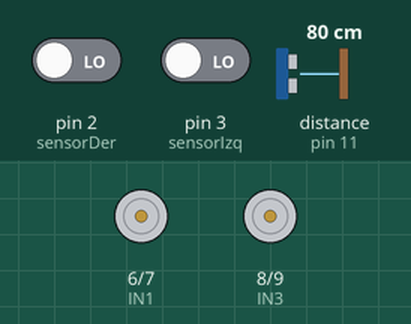
This sketch was run on a simulated Arduino Uno, built with avr-gcc and run on an emulated ATmega328P. Parts: motor-driver pin pairs drawn as motors (green arrow = first pin HIGH = forward, orange = second pin HIGH = backward, longer = more drive, scaled by the enable pin). Wiring (inferred from the names in the program): ultrasonic range finder: trigger pin 12; echo pin 11. The inputs (shaded band) are chosen by the test bench; at power-on: pin 2 (sensorDer) LOW, distance to the obstacle (sensor on pin 11) 80 cm, pin 3 (sensorIzq) LOW. The echo pulse lasts 58.3 µs per cm.

Above: at 1.2 s.
1.3 s: pin 2 (sensorDer) driven HIGH
At 2.2 s:
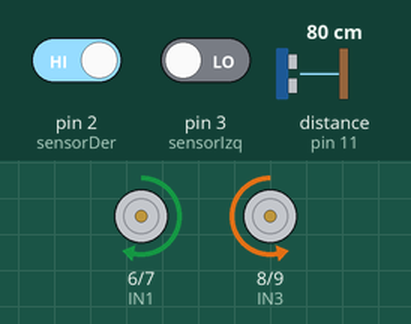
2.8 s: distance to the obstacle (sensor on pin 11) set to 33 cm
4.3 s: distance to the obstacle (sensor on pin 11) set to 27 cm
At 5.5 s:
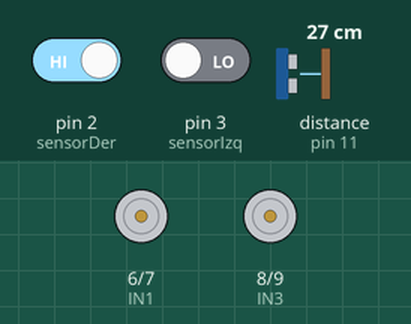
5.8 s: distance to the obstacle (sensor on pin 11) set to 35 cm
At 6.9 s:
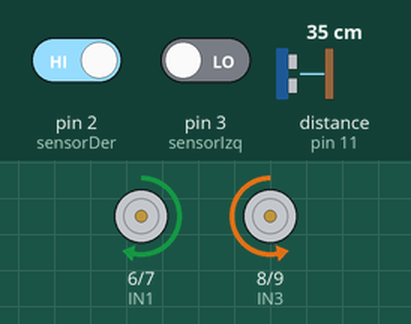
7.3 s: pin 3 (sensorIzq) driven HIGH
At 7.9 s:
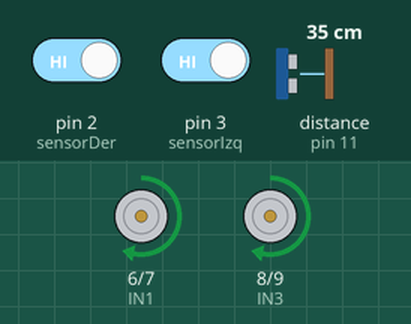
8.8 s: pin 2 (sensorDer) driven LOW
At 10.2 s:
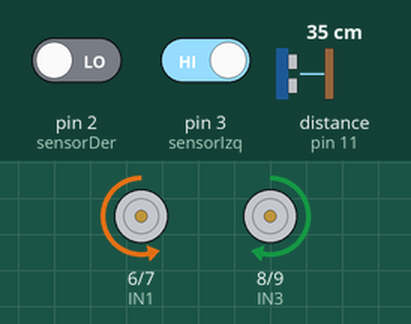
Timing chart, 0 to 11.3 s (numbered marks = the images above; inputs shaded):
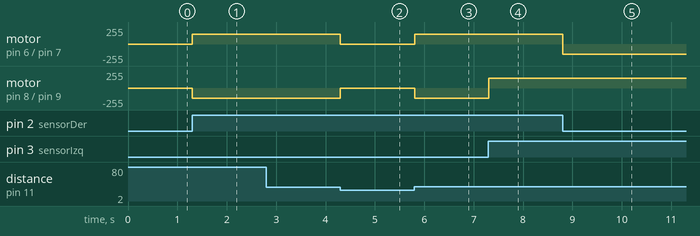

The sketch:

codigo.ino
```cpp
// Sensores
int sensorIzq = 3;
int sensorDer = 2;

//Sensor Ultrasonico
int echo = 11;
int trig = 12 ;
int detente = 30 ;

// Motor izquierdo
int ENA = 5;
int IN1 = 6;
int IN2 = 7;

// Motor derecho
int ENB = 10;
int IN3 = 8;
int IN4 = 9;

int velIzq = 150;
int velDer = 150;

int negro = 1;
int blanco = 0;

void setup() {
  pinMode(sensorIzq, INPUT);
  pinMode(sensorDer, INPUT);

  pinMode(ENA, OUTPUT);
  pinMode(IN1, OUTPUT);
  pinMode(IN2, OUTPUT);
  pinMode(ENB, OUTPUT);
  pinMode(IN3, OUTPUT);
  pinMode(IN4, OUTPUT);

  pinMode(trig, OUTPUT);
  pinMode(echo, INPUT);
}

void loop() {

  int distancia = medirDistancia();
  if (distancia > 0 && distancia < detente) {
    parar();
    return;
  }
  int izq = digitalRead(sensorIzq);
  int der = digitalRead(sensorDer);

  if (izq == negro && der == negro) {
    adelante();
  }
  else if (izq == blanco && der == negro) {
    girarDerecha();
  }
  else if (izq == negro && der == blanco) {
    girarIzquierda();
  }
  else {
    parar();
  }
}
int medirDistancia() {
  digitalWrite(trig, LOW);
  delayMicroseconds(2);
  digitalWrite(trig, HIGH);
  delayMicroseconds(10);
  digitalWrite(trig, LOW);

  long tiempo = pulseIn(echo, HIGH, 20000);
  int cm = tiempo / 58;
  return cm;
}

void adelante() {
  analogWrite(ENA, velIzq);
  analogWrite(ENB, velDer);
  digitalWrite(IN1, HIGH);
  digitalWrite(IN2, LOW);
  digitalWrite(IN3, HIGH);
  digitalWrite(IN4, LOW);
}
  void girarIzquierda() {
  analogWrite(ENA, velIzq);
  analogWrite(ENB, velDer);
  digitalWrite(IN1, LOW);
  digitalWrite(IN2, HIGH);
  digitalWrite(IN3, HIGH);
  digitalWrite(IN4, LOW);
}

void girarDerecha() {
  analogWrite(ENA, velIzq);
  analogWrite(ENB, velDer);
  digitalWrite(IN1, HIGH);
  digitalWrite(IN2, LOW);
  digitalWrite(IN3, LOW);
  digitalWrite(IN4, HIGH);
}

void parar() {
  digitalWrite(IN1, LOW);
  digitalWrite(IN2, LOW);
  digitalWrite(IN3, LOW);
  digitalWrite(IN4, LOW);
}
```

Measured:
- the behaviour switches between 30 and 29 cm on distance to the obstacle (sensor on pin 11) (found by bisection; images 1 and 2)
- after the input at 1.3 s, motor on pin 6 (IN1) / pin 7 (IN2): stopped → forward 150/255 at once; motor on pin 8 (IN3) / pin 9 (IN4): stopped → backward 150/255 at once
- after the input at 2.8 s, every drawn part: stays the same
- after the input at 4.3 s, motor on pin 6 (IN1) / pin 7 (IN2): forward 150/255 → stopped at once; motor on pin 8 (IN3) / pin 9 (IN4): backward 150/255 → stopped at once
- after the input at 5.8 s, motor on pin 6 (IN1) / pin 7 (IN2): stopped → forward 150/255 at once; motor on pin 8 (IN3) / pin 9 (IN4): stopped → backward 150/255 at once
- after the input at 7.3 s, motor on pin 8 (IN3) / pin 9 (IN4): backward 150/255 → forward 150/255 at once
- after the input at 8.8 s, motor on pin 6 (IN1) / pin 7 (IN2): forward 150/255 → backward 150/255 at once
